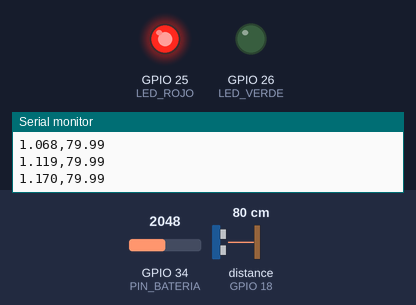
Bench run of a sketch on a simulated ESP32. Shown: output pins drawn as LEDs (lit = HIGH), the last lines printed to the serial monitor. Wiring (inferred from the names in the program): ultrasonic range finder: trigger GPIO 5; echo GPIO 18. Inputs (shaded band) come from the test bench; at power-on: GPIO 34 (PIN_BATERIA) = 2048, distance to the obstacle (sensor on GPIO 18) 80 cm (analog values on the 0–4095 scale). The echo pulse lasts 58.3 µs per cm; nothing arrives over Bluetooth unless stated; a phone connects over Bluetooth LE 3 s after start; pins used as bus, display or sensor lines are not drawn.

Above: at 1.2 s.
1.3 s: GPIO 34 (PIN_BATERIA) set to 2818
6.2 s: GPIO 34 (PIN_BATERIA) set to 2882
At 11.3 s:
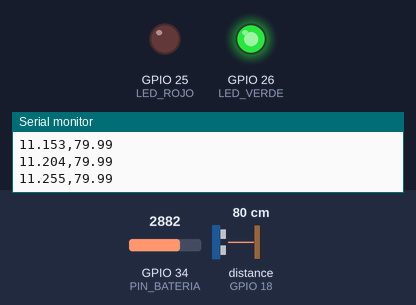
13.0 s: GPIO 34 (PIN_BATERIA) set to 2047
At 15.6 s:
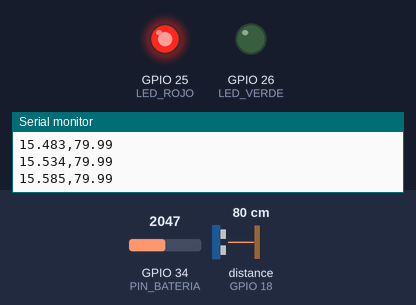
16.6 s: GPIO 34 (PIN_BATERIA) set to 2866
At 21.0 s:
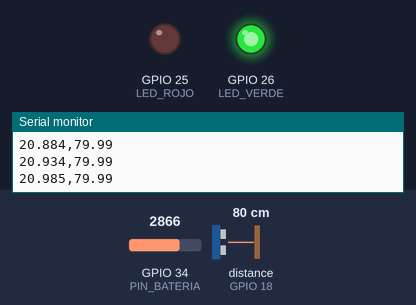
Timing chart, 0 to 22.5 s (numbered marks = the images above; inputs shaded):
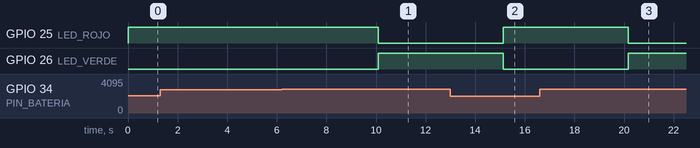

The sketch:

sensor.ino
```cpp
#include <Arduino.h>
#include <BLEDevice.h>
#include <BLEServer.h>
#include <BLEUtils.h>
#include <BLE2902.h>
#include <math.h>

// ======================================================
// BLE
// ======================================================

#define NOMBRE_BLE "GYM-MOTION"

#define SERVICE_UUID "6E400001-B5A3-F393-E0A9-E50E24DCCA9E"
#define CHARACTERISTIC_TX "6E400003-B5A3-F393-E0A9-E50E24DCCA9E"
#define CHARACTERISTIC_RX "6E400002-B5A3-F393-E0A9-E50E24DCCA9E"

BLEServer* servidorBLE = NULL;
BLECharacteristic* caracteristicaTX = NULL;
BLECharacteristic* caracteristicaRX = NULL;

bool dispositivoConectado = false;


// ======================================================
// HC-SR04
// ======================================================

const int TRIG_PIN = 5;
const int ECHO_PIN = 18;


// ======================================================
// LEDS
// ======================================================

const int LED_ROJO = 25;
const int LED_VERDE = 26;


// ======================================================
// BATERIA
// ======================================================

const int PIN_BATERIA = 34;


// ======================================================
// CONFIGURACION
// ======================================================

const unsigned long INTERVALO_NORMAL = 50;
const unsigned long INTERVALO_AHORRO = 5000;
const unsigned long TIEMPO_INACTIVIDAD = 60000;
const unsigned long TIMEOUT_ECHO = 30000;


// ======================================================
// SENSIBILIDAD
// ======================================================

const float TOLERANCIA_MOVIMIENTO = 1.0;


// ======================================================
// FILTRO
// ======================================================

const int NUM_LECTURAS_FILTRO = 5;


// ======================================================
// BATERIA
// ======================================================

const float FACTOR_DIVISOR_BATERIA = 2.0;
const float VOLTAJE_BATERIA_BAJO = 4.60;


// ======================================================
// VARIABLES
// ======================================================

unsigned long tiempoInicio = 0;
unsigned long ultimaMedicion = 0;
unsigned long ultimoMovimiento = 0;
unsigned long ultimaMedicionBateria = 0;

bool modoAhorro = false;

float distanciaAnterior = -1.0;


// ======================================================
// MEDIR DISTANCIA
// ======================================================

float medirDistanciaSimple()
{
    digitalWrite(TRIG_PIN, LOW);
    delayMicroseconds(2);

    digitalWrite(TRIG_PIN, HIGH);
    delayMicroseconds(10);

    digitalWrite(TRIG_PIN, LOW);

    unsigned long duracion = pulseIn(
        ECHO_PIN,
        HIGH,
        TIMEOUT_ECHO
    );

    if (duracion == 0)
    {
        return -1.0;
    }

    float distancia =
        (duracion * 0.0343) / 2.0;

    if (distancia < 2.0 || distancia > 400.0)
    {
        return -1.0;
    }

    return distancia;
}


// ======================================================
// ORDENAR LECTURAS
// ======================================================

void ordenarLecturas(float valores[], int cantidad)
{
    for (int i = 0; i < cantidad - 1; i++)
    {
        for (int j = i + 1; j < cantidad; j++)
        {
            if (valores[j] < valores[i])
            {
                float temporal = valores[i];

                valores[i] = valores[j];

                valores[j] = temporal;
            }
        }
    }
}


// ======================================================
// FILTRO DE MEDIANA
// ======================================================

float medirDistanciaFiltrada()
{
    float lecturas[NUM_LECTURAS_FILTRO];

    int lecturasValidas = 0;

    for (int i = 0; i < NUM_LECTURAS_FILTRO; i++)
    {
        float lectura = medirDistanciaSimple();

        if (lectura >= 2.0 && lectura <= 400.0)
        {
            lecturas[lecturasValidas] = lectura;
            lecturasValidas++;
        }

        delay(5);
    }

    if (lecturasValidas == 0)
    {
        return -1.0;
    }

    ordenarLecturas(
        lecturas,
        lecturasValidas
    );

    if (lecturasValidas % 2 == 1)
    {
        return lecturas[lecturasValidas / 2];
    }

    int mitad = lecturasValidas / 2;

    return (
        lecturas[mitad - 1] +
        lecturas[mitad]
    ) / 2.0;
}


// ======================================================
// BATERIA
// ======================================================

void actualizarLEDsBateria()
{
    uint32_t milivoltiosADC =
        analogReadMilliVolts(PIN_BATERIA);

    float voltajeADC =
        milivoltiosADC / 1000.0;

    float voltajeBateria =
        voltajeADC * FACTOR_DIVISOR_BATERIA;

    Serial.print("Bateria: ");
    Serial.print(voltajeBateria, 2);
    Serial.println(" V");

    if (voltajeBateria < VOLTAJE_BATERIA_BAJO)
    {
        digitalWrite(LED_ROJO, HIGH);
        digitalWrite(LED_VERDE, LOW);
    }
    else
    {
        digitalWrite(LED_ROJO, LOW);
        digitalWrite(LED_VERDE, HIGH);
    }
}


// ======================================================
// MODO AHORRO
// ======================================================

void entrarModoAhorro()
{
    if (!modoAhorro)
    {
        modoAhorro = true;

        Serial.println();
        Serial.println("================================");
        Serial.println("MODO AHORRO ACTIVADO");
        Serial.println("Sin movimiento durante 1 minuto");
        Serial.println("Medicion cada 5 segundos");
        Serial.println("================================");
        Serial.println();
    }
}


void salirModoAhorro()
{
    if (modoAhorro)
    {
        modoAhorro = false;

        Serial.println();
        Serial.println("================================");
        Serial.println("MOVIMIENTO DETECTADO");
        Serial.println("REGRESANDO A MODO NORMAL");
        Serial.println("Medicion cada 50 ms");
        Serial.println("================================");
        Serial.println();
    }
}


// ======================================================
// CALLBACK SERVIDOR BLE
// ======================================================

class ServidorCallbacks : public BLEServerCallbacks
{
    void onConnect(BLEServer* pServer)
    {
        dispositivoConectado = true;

        Serial.println();
        Serial.println("BLE CONECTADO");
        Serial.println();
    }

    void onDisconnect(BLEServer* pServer)
    {
        dispositivoConectado = false;

        Serial.println();
        Serial.println("BLE DESCONECTADO");
        Serial.println();

        pServer->getAdvertising()->start();
    }
};


// ======================================================
// CALLBACK RX
// ======================================================

class RXCallbacks : public BLECharacteristicCallbacks
{
    void onWrite(BLECharacteristic* pCharacteristic)
    {
        String valor = pCharacteristic->getValue();

        if (valor.length() > 0)
        {
            Serial.print("Android envio: ");
            Serial.println(valor);
        }
    }
};


// ======================================================
// INICIAR BLE
// ======================================================

void iniciarBLE()
{
    BLEDevice::init(NOMBRE_BLE);

    servidorBLE =
        BLEDevice::createServer();

    servidorBLE->setCallbacks(
        new ServidorCallbacks()
    );

    BLEService* servicio =
        servidorBLE->createService(
            SERVICE_UUID
        );

    caracteristicaTX =
        servicio->createCharacteristic(
            CHARACTERISTIC_TX,
            BLECharacteristic::PROPERTY_NOTIFY |
            BLECharacteristic::PROPERTY_READ
        );

    caracteristicaTX->addDescriptor(
        new BLE2902()
    );

    caracteristicaRX =
        servicio->createCharacteristic(
            CHARACTERISTIC_RX,
            BLECharacteristic::PROPERTY_WRITE |
            BLECharacteristic::PROPERTY_WRITE_NR
        );

    caracteristicaRX->setCallbacks(
        new RXCallbacks()
    );

    servicio->start();

    BLEAdvertising* advertising =
        BLEDevice::getAdvertising();

    advertising->addServiceUUID(
        SERVICE_UUID
    );

    advertising->setScanResponse(true);

    advertising->setMinPreferred(0x06);

    advertising->setMinPreferred(0x12);

    BLEDevice::startAdvertising();

    Serial.println("BLE iniciado");
    Serial.print("Nombre BLE: ");
    Serial.println(NOMBRE_BLE);
    Serial.println("Esperando conexion Android...");
}


// ======================================================
// ENVIAR BLE
// ======================================================

void enviarBLE(
    float tiempo,
    float distancia
)
{
    char datos[40];

    snprintf(
        datos,
        sizeof(datos),
        "%.3f,%.2f",
        tiempo,
        distancia
    );

    caracteristicaTX->setValue(datos);

    if (dispositivoConectado)
    {
        caracteristicaTX->notify();
    }
}


// ======================================================
// SETUP
// ======================================================

void setup()
{
    Serial.begin(115200);


    // ==================================================
    // HC-SR04
    // ==================================================

    pinMode(TRIG_PIN, OUTPUT);
    pinMode(ECHO_PIN, INPUT);

    digitalWrite(TRIG_PIN, LOW);


    // ==================================================
    // LEDS
    // ==================================================

    pinMode(LED_ROJO, OUTPUT);
    pinMode(LED_VERDE, OUTPUT);

    digitalWrite(LED_ROJO, LOW);
    digitalWrite(LED_VERDE, LOW);


    // ==================================================
    // ADC
    // ==================================================

    analogReadResolution(12);

    analogSetPinAttenuation(
        PIN_BATERIA,
        ADC_11db
    );


    // ==================================================
    // TIEMPO
    // ==================================================

    tiempoInicio = millis();

    ultimoMovimiento = millis();


    // ==================================================
    // BLE
    // ==================================================

    iniciarBLE();


    // ==================================================
    // BATERIA
    // ==================================================

    actualizarLEDsBateria();


    // ==================================================
    // INFORMACION
    // ==================================================

    Serial.println();

    Serial.println("================================");
    Serial.println("       GYM MOTION ESP32");
    Serial.println("================================");
    Serial.println();

    Serial.println("HC-SR04: OK");
    Serial.println("BLE: OK");
    Serial.println("Filtro: Mediana de 5 lecturas");

    Serial.print("Sensibilidad: ");
    Serial.print(
        TOLERANCIA_MOVIMIENTO,
        1
    );

    Serial.println(" cm");

    Serial.println("Modo normal: 50 ms");
    Serial.println("Modo ahorro: 5 segundos");

    Serial.println();
}


// ======================================================
// LOOP
// ======================================================

void loop()
{
    unsigned long ahora = millis();


    // ==================================================
    // BATERIA
    // ==================================================

    if (
        ahora - ultimaMedicionBateria >= 5000
    )
    {
        ultimaMedicionBateria = ahora;

        actualizarLEDsBateria();
    }


    // ==================================================
    // INTERVALO
    // ==================================================

    unsigned long intervaloActual;

    if (modoAhorro)
    {
        intervaloActual =
            INTERVALO_AHORRO;
    }
    else
    {
        intervaloActual =
            INTERVALO_NORMAL;
    }


    // ==================================================
    // MEDICION
    // ==================================================

    if (
        ahora - ultimaMedicion >=
        intervaloActual
    )
    {
        ultimaMedicion = ahora;


        // ----------------------------------------------
        // Medir
        // ----------------------------------------------

        float distancia =
            medirDistanciaFiltrada();


        if (distancia < 0)
        {
            return;
        }


        // ----------------------------------------------
        // Tiempo
        // ----------------------------------------------

        float tiempo =
            (
                millis() -
                tiempoInicio
            ) / 1000.0;


        // ----------------------------------------------
        // Primera medicion
        // ----------------------------------------------

        if (distanciaAnterior < 0)
        {
            distanciaAnterior =
                distancia;

            ultimoMovimiento =
                millis();
        }


        // ----------------------------------------------
        // Diferencia
        // ----------------------------------------------

        float diferencia =
            fabs(
                distancia -
                distanciaAnterior
            );


        // ----------------------------------------------
        // Movimiento
        // ----------------------------------------------

        if (
            diferencia >
            TOLERANCIA_MOVIMIENTO
        )
        {
            ultimoMovimiento =
                millis();

            if (modoAhorro)
            {
                salirModoAhorro();
            }
        }


        // ----------------------------------------------
        // Guardar distancia
        // ----------------------------------------------

        distanciaAnterior =
            distancia;


        // ----------------------------------------------
        // BLE
        // ----------------------------------------------

        enviarBLE(
            tiempo,
            distancia
        );


        // ----------------------------------------------
        // USB
        // ----------------------------------------------

        Serial.print(
            tiempo,
            3
        );

        Serial.print(",");

        Serial.println(
            distancia,
            2
        );


        // ----------------------------------------------
        // Inactividad
        // ----------------------------------------------

        if (
            !modoAhorro &&
            millis() -
            ultimoMovimiento >=
            TIEMPO_INACTIVIDAD
        )
        {
            entrarModoAhorro();
        }
    }
}
```

Measured:
- the behaviour switches between 2854 and 2855 on GPIO 34 (PIN_BATERIA) (found by bisection; images 0 and 1)
- after the input at 6.2 s, GPIO 25 (LED_ROJO): HIGH → LOW after 3.9 s; GPIO 26 (LED_VERDE): LOW → HIGH after 3.9 s
- after the input at 13.0 s, GPIO 25 (LED_ROJO): LOW → HIGH after 2.1 s; GPIO 26 (LED_VERDE): HIGH → LOW after 2.1 s
- after the input at 16.6 s, GPIO 25 (LED_ROJO): HIGH → LOW after 3.6 s; GPIO 26 (LED_VERDE): LOW → HIGH after 3.6 s
